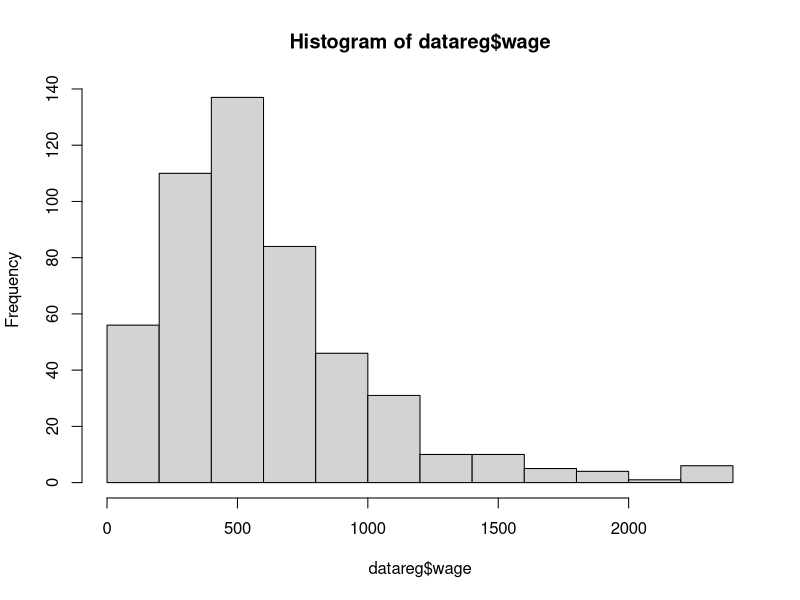
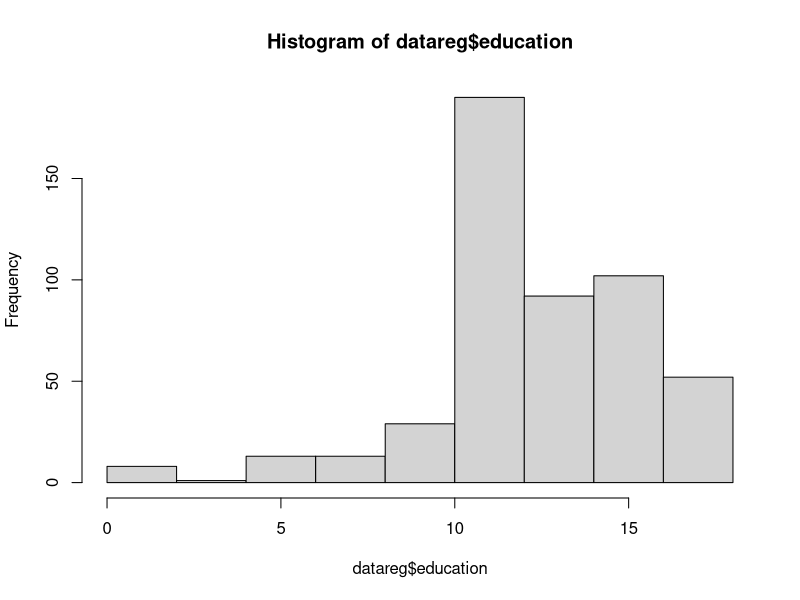
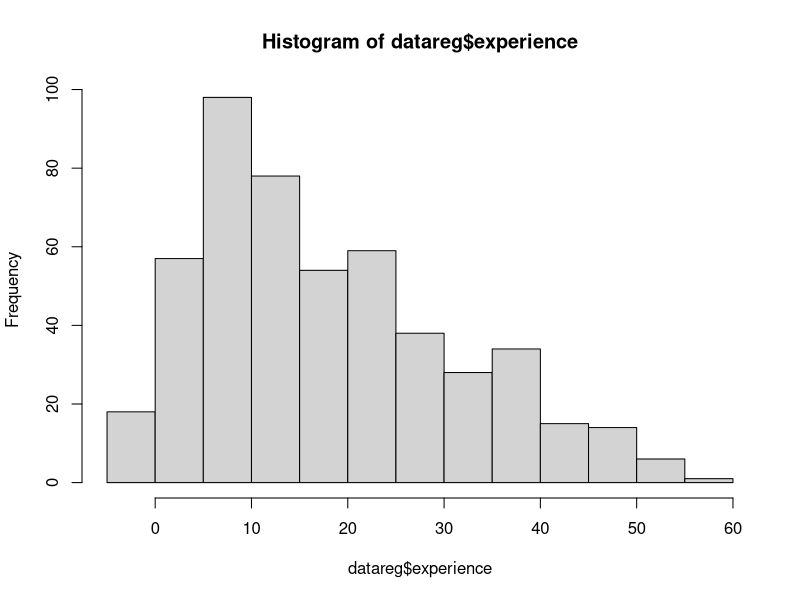
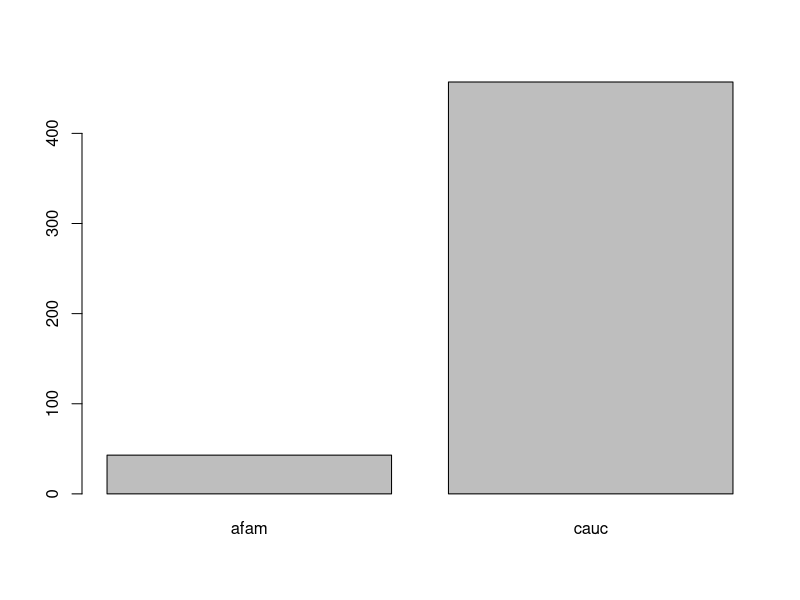
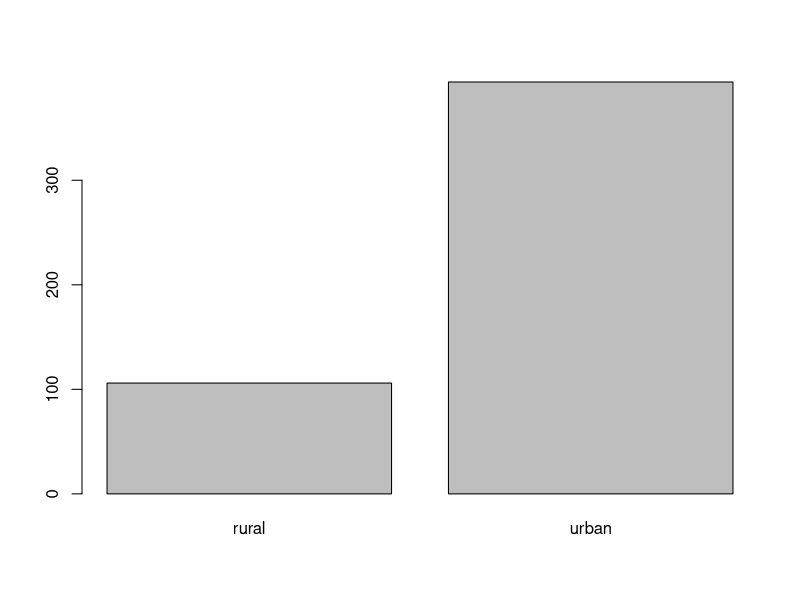
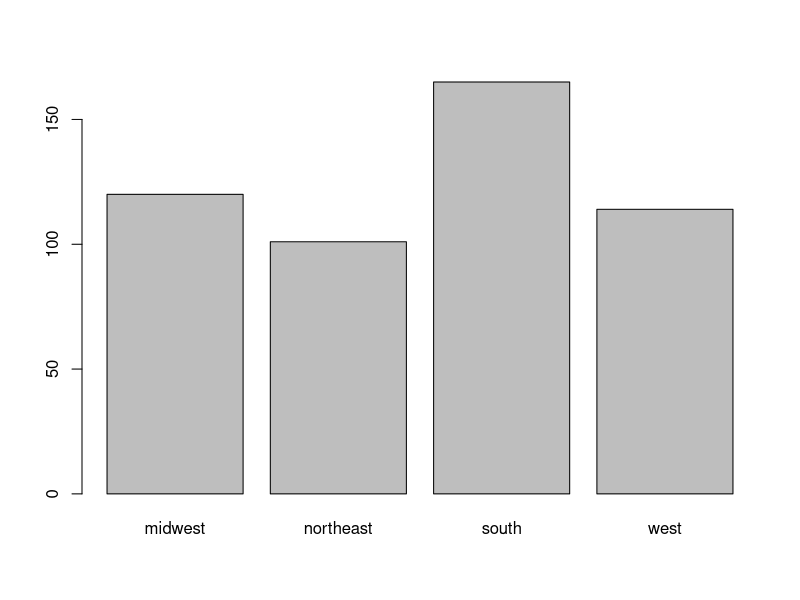
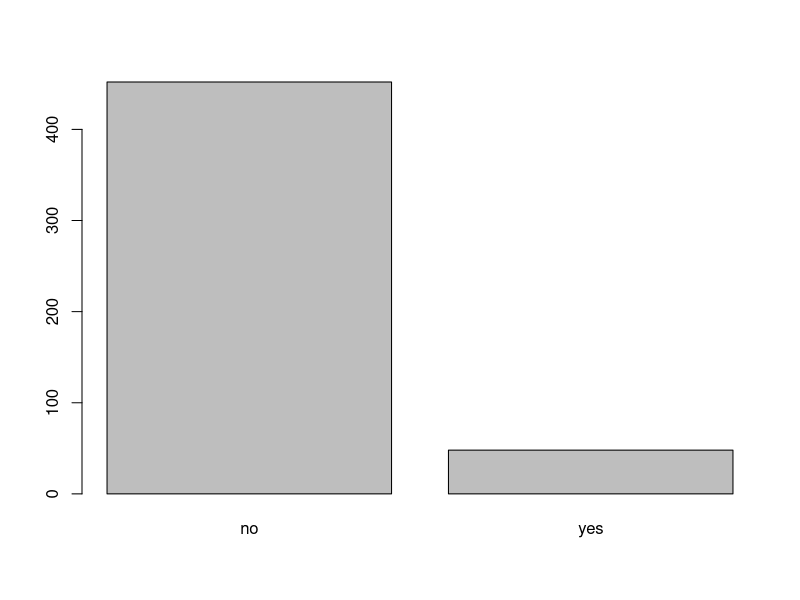
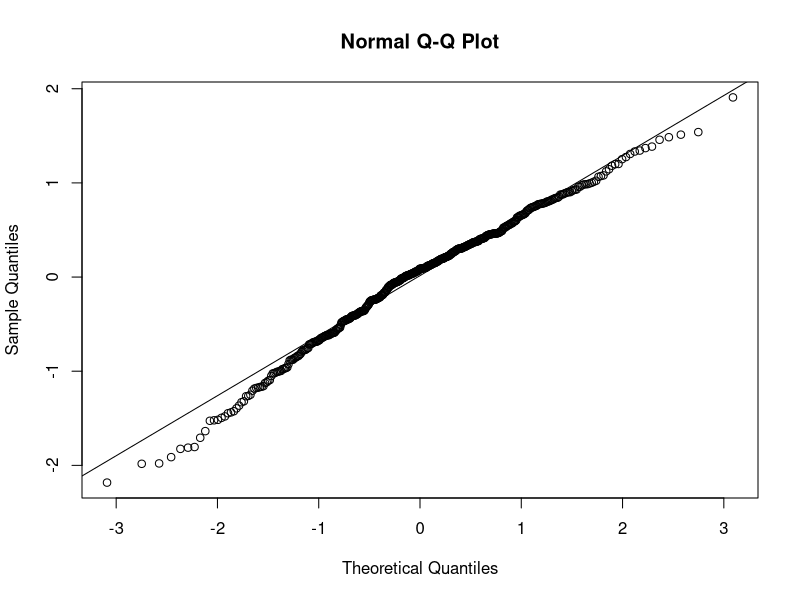

These charts were generated, in order, by the following R code:
## ---- chunk 1
datareg <- read.csv('data/wagedata.csv')
head(datareg)
## ---- chunk 2
str(datareg)
## ---- chunk 3
datareg$ethnicity <- as.factor(datareg$ethnicity)
datareg$area_type <- as.factor(datareg$area_type)
datareg$region <- as.factor(datareg$region)
datareg$parttime <- as.factor(datareg$parttime)
str(datareg)
## ---- chunk 4
summary(datareg)
## ---- chunk 5
hist(datareg$wage)
hist(datareg$education)
hist(datareg$experience)
## ---- chunk 6
barplot(table(datareg$ethnicity))
barplot(table(datareg$area_type))
barplot(table(datareg$region))
barplot(table(datareg$parttime))
## ---- chunk 7
kordata <- cor(datareg[,1:3])
round(kordata, 2)
## ---- chunk 8
model1 <- wage ~ experience
reg1 <- lm(model1, data = datareg)
## ---- chunk 9
summary(reg1)
## ---- chunk 10
model2 <- log(wage) ~ experience
reg2 <- lm(model2, data = datareg)
summary(reg2)
## ---- chunk 11
model3 <- log(wage) ~ experience + area_type
reg3 <- lm(model3, data = datareg)
summary(reg3)
## ---- chunk 12
datareg$area_type <- relevel(datareg$area_type, ref = "urban")

model3 <- log(wage) ~ experience + area_type
reg3 <- lm(model3, data = datareg)
summary(reg3)
## ---- chunk 13
qqnorm(reg3$residuals)
qqline(reg3$residuals)
## ---- chunk 14
shapiro.test(reg3$residuals)
## ---- chunk 15
library(lmtest)
## ---- chunk 16
bptest(reg3) 
## ---- chunk 17
library(car)
## ---- chunk 18
vif(reg3)
## ---- chunk 19
dwtest(reg3)
## ---- chunk 20
# Boxplot
boxplot(wage ~ area_type, data = datareg, 
        main = "Upah Berdasarkan Tipe Area", 
        xlab = "Tipe Area", 
        ylab = "Dolar per Minggu", 
        col = "orange")
## ---- chunk 21
# Scatterplot
plot(datareg$experience, datareg$wage, 
     main = "Upah Berdasarkan Pengalaman Kerja", 
     xlab = "Pengalaman Kerja", 
     ylab = "Log Dolar per Minggu", 
     col = "blue")
line
## ---- chunk 22
# Scatterplot
plot(datareg$experience, log(datareg$wage), 
     main = "Upah Berdasarkan Pengalaman Kerja", 
     xlab = "Pengalaman Kerja", 
     ylab = "Log Dolar per Minggu", 
     col = "blue")
line
## ---- chunk 23
# Plot log(wage) terhadap experience
plot(log(datareg$wage) ~ datareg$experience,
     main = "Hubungan Upah dan Pengalaman Kerja",
     ylab = "Dolar per Minggu (Log)",
     xlab = "Pengalaman Kerja",
     pch = 20)

# Garis regresi pertama
abline(a = 5, b = 0.01, col = "blue", lty = 2) # lt = 2: garis putus-putus

# Garis regresi kedua dengan fungsi lm() atau OLS
abline(lm(log(wage) ~ experience, data = datareg), col = "red")

# Tambahkan label untuk kedua garis
legend("bottomright",
       legend = c("Garis Regresi: a = 5, b = 0.1", 
                  "Garis Regresi: OLS"),
       col = c("blue", "red"), # Warna garis
       lty = c(2, 1), # Jenis garis
       bty = "n") # Tidak ada kotak di sekitar legend
